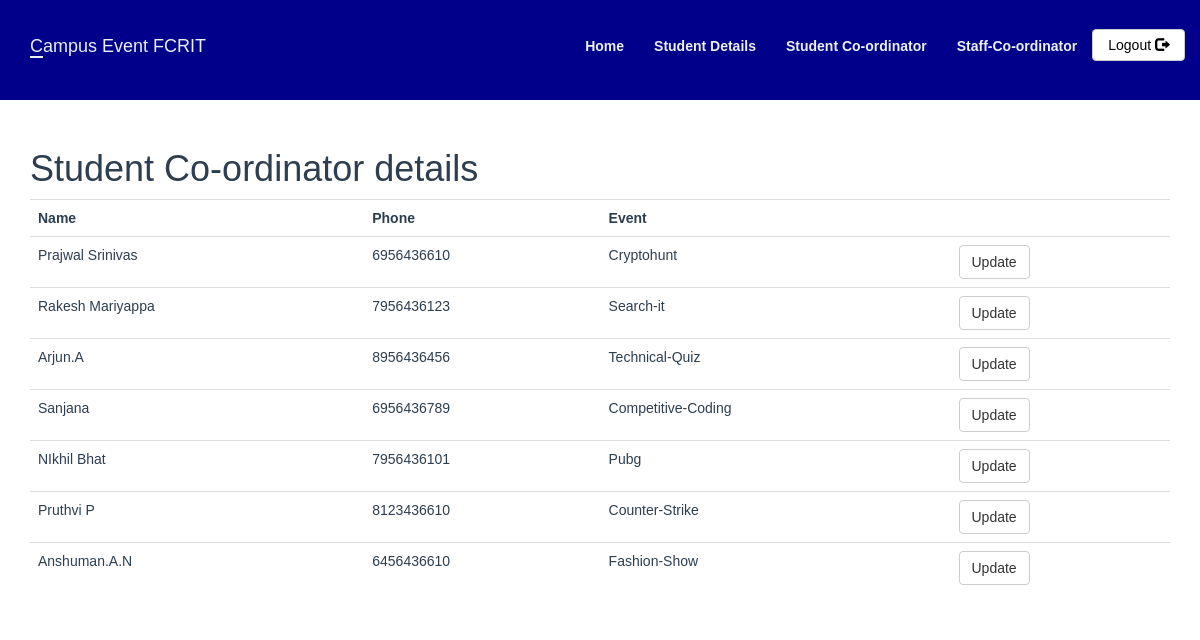
Screenshot of /Stu_cordinator.php with the database file from the repository.
### tables this page shows
CREATE TABLE `student_coordinator` (
  `sid` int(11) NOT NULL,
  `st_name` varchar(100) NOT NULL,
  `phone` varchar(10) DEFAULT NULL,
  `event_id` int(11) DEFAULT NULL
);

CREATE TABLE `events` (
  `event_id` int(11) NOT NULL,
  `event_title` varchar(50) NOT NULL,
  `event_price` int(11) DEFAULT NULL,
  `participents` int(100) DEFAULT 0,
  `img_link` text DEFAULT NULL,
  `type_id` int(11) DEFAULT NULL
);

### Stu_cordinator.php (the view, shortened to what this page needs)
<?php
include_once 'classes/db1.php';
$result = mysqli_query($conn,"SELECT * FROM student_coordinator s ,events e where e.event_id= s.event_id");
?>
<!DOCTYPE html>
<html>
<head>
        <?php require 'utils/styles.php'; ?>
    </head>
<body><?php include 'utils/adminHeader.php'?>
<div class = "content">
<div class = "container">
<h1>Student Co-ordinator details</h1>
<?php
if (mysqli_num_rows($result) > 0) {
?>
 <table class="table table-hover" >
  <tr>
    <th>Name</th>
    <th>Phone</th>
    <th>Event</th>
    <th></th>
  </tr>
<?php
while($row = mysqli_fetch_array($result)) {
?>
<tr>
    <td><?php echo $row["st_name"]; ?></td>
    <td><?php echo $row["phone"]; ?></td>
    <td><?php echo $row["event_title"]; ?></td>
    <td> <?php echo '<a  href="updateStudent.php?id='.$row['event_id'].'" class = "btn btn-default"> Update</a>'?></td>
</tr>
<?php
}
?>
</table>
 <?php
}
else{
    echo "No result found";
}
?>
</div>
</div>
 </body>
</html>

### css/style.css (style rules this page uses)
body { overflow-x: hidden; }
.content { font-family: Arial, Helvetica, sans-serif; color: #2C3E50; }

### rows the page displays
student_coordinator: st_name "Prajwal Srinivas", phone "6956436610", event.event_title "Cryptohunt"
student_coordinator: st_name "Rakesh Mariyappa", phone "7956436123", event.event_title "Search-it"
student_coordinator: st_name "Arjun.A", phone "8956436456", event.event_title "Technical-Quiz"
student_coordinator: st_name "Sanjana", phone "6956436789", event.event_title "Competitive-Coding"
student_coordinator: st_name "NIkhil Bhat", phone "7956436101", event.event_title "Pubg"
student_coordinator: st_name "Pruthvi P", phone "8123436610", event.event_title "Counter-Strike"
student_coordinator: st_name "Anshuman.A.N", phone "6456436610", event.event_title "Fashion-Show"
